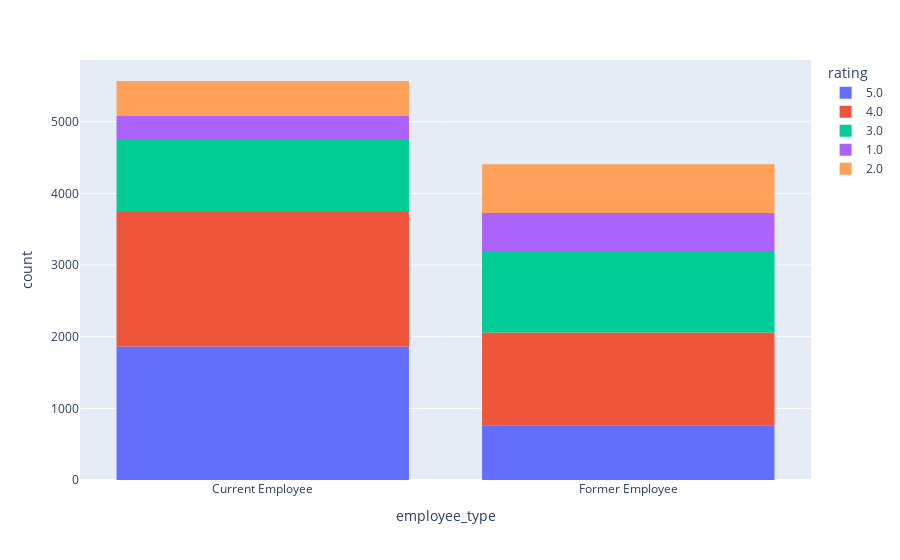

The notebook cell saved with this chart:
### Markdown cell above
#### Employee type vs rating

### Code cell
px.histogram(comcast_df, x="employee_type", color="rating")

### Figure 1 — Plotly figure (JSON) as saved in the notebook; plotly's stock layout.template omitted (floating-point values rounded to 4 significant figures; data arrays with more than 128 entries replaced by an {"elided": "..."} marker saying what was removed)
{"data": [{"alignmentgroup": "True", "bingroup": "x", "hovertemplate": "rating=5.0<br>employee_type=%{x}<br>count=%{y}<extra></extra>", "legendgroup": "5.0", "marker": {"color": "#636efa", "pattern": {"shape": ""}}, "name": "5.0", "offsetgroup": "5.0", "orientation": "v", "showlegend": true, "type": "histogram", "x": {"elided": "2627 str values"}, "xaxis": "x", "yaxis": "y"}, {"alignmentgroup": "True", "bingroup": "x", "hovertemplate": "rating=4.0<br>employee_type=%{x}<br>count=%{y}<extra></extra>", "legendgroup": "4.0", "marker": {"color": "#EF553B", "pattern": {"shape": ""}}, "name": "4.0", "offsetgroup": "4.0", "orientation": "v", "showlegend": true, "type": "histogram", "x": {"elided": "3174 str values"}, "xaxis": "x", "yaxis": "y"}, {"alignmentgroup": "True", "bingroup": "x", "hovertemplate": "rating=3.0<br>employee_type=%{x}<br>count=%{y}<extra></extra>", "legendgroup": "3.0", "marker": {"color": "#00cc96", "pattern": {"shape": ""}}, "name": "3.0", "offsetgroup": "3.0", "orientation": "v", "showlegend": true, "type": "histogram", "x": {"elided": "2152 str values"}, "xaxis": "x", "yaxis": "y"}, {"alignmentgroup": "True", "bingroup": "x", "hovertemplate": "rating=1.0<br>employee_type=%{x}<br>count=%{y}<extra></extra>", "legendgroup": "1.0", "marker": {"color": "#ab63fa", "pattern": {"shape": ""}}, "name": "1.0", "offsetgroup": "1.0", "orientation": "v", "showlegend": true, "type": "histogram", "x": {"elided": "856 str values"}, "xaxis": "x", "yaxis": "y"}, {"alignmentgroup": "True", "bingroup": "x", "hovertemplate": "rating=2.0<br>employee_type=%{x}<br>count=%{y}<extra></extra>", "legendgroup": "2.0", "marker": {"color": "#FFA15A", "pattern": {"shape": ""}}, "name": "2.0", "offsetgroup": "2.0", "orientation": "v", "showlegend": true, "type": "histogram", "x": {"elided": "1167 str values"}, "xaxis": "x", "yaxis": "y"}], "layout": {"barmode": "relative", "legend": {"title": {"text": "rating"}, "tracegroupgap": 0}, "margin": {"t": 60}, "xaxis": {"anchor": "y", "domain": [0, 1], "title": {"text": "employee_type"}}, "yaxis": {"anchor": "x", "domain": [0, 1], "title": {"text": "count"}}}}
